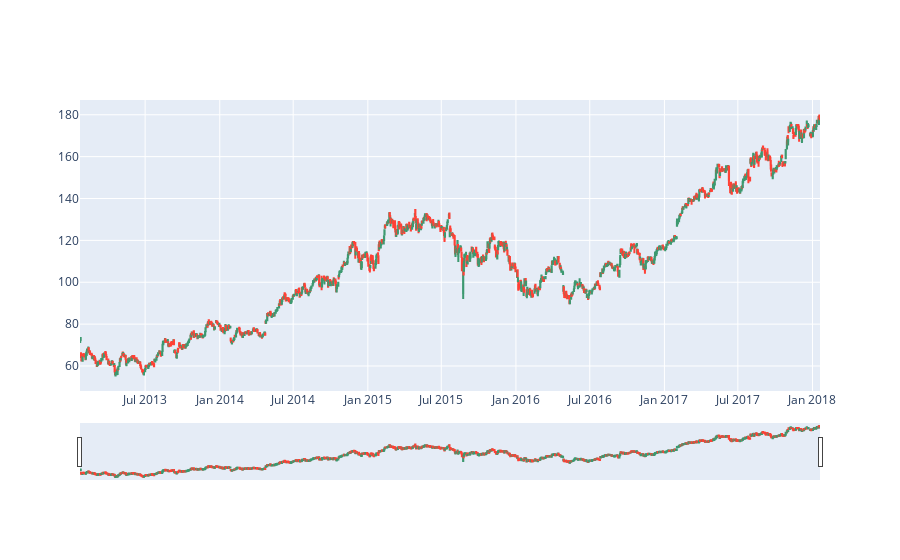

The notebook cell this image was saved under:
### Code cell
data=[trace]
offline.iplot(data)

### Figure 1 — Plotly figure (JSON) as saved in the notebook; plotly's stock layout.template omitted (floating-point values rounded to 4 significant figures; data arrays with more than 128 entries replaced by an {"elided": "..."} marker saying what was removed)
{"data": [{"close": {"elided": "1259 float values"}, "high": {"elided": "1259 float values"}, "low": {"elided": "1259 float values"}, "open": {"elided": "1259 float values"}, "type": "candlestick", "x": {"elided": "1259 str values"}}], "layout": {}}
